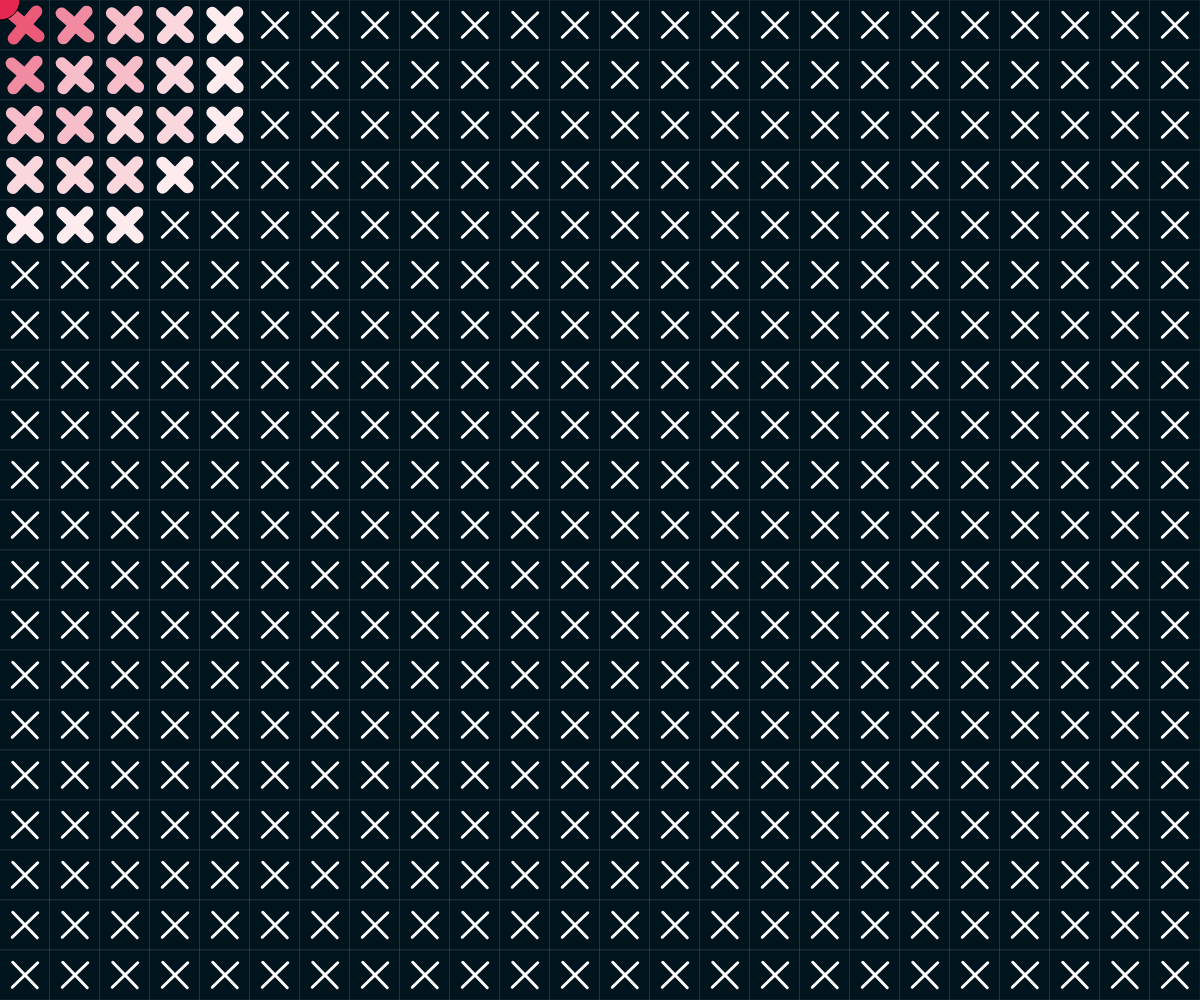
Frame 1 (no input)
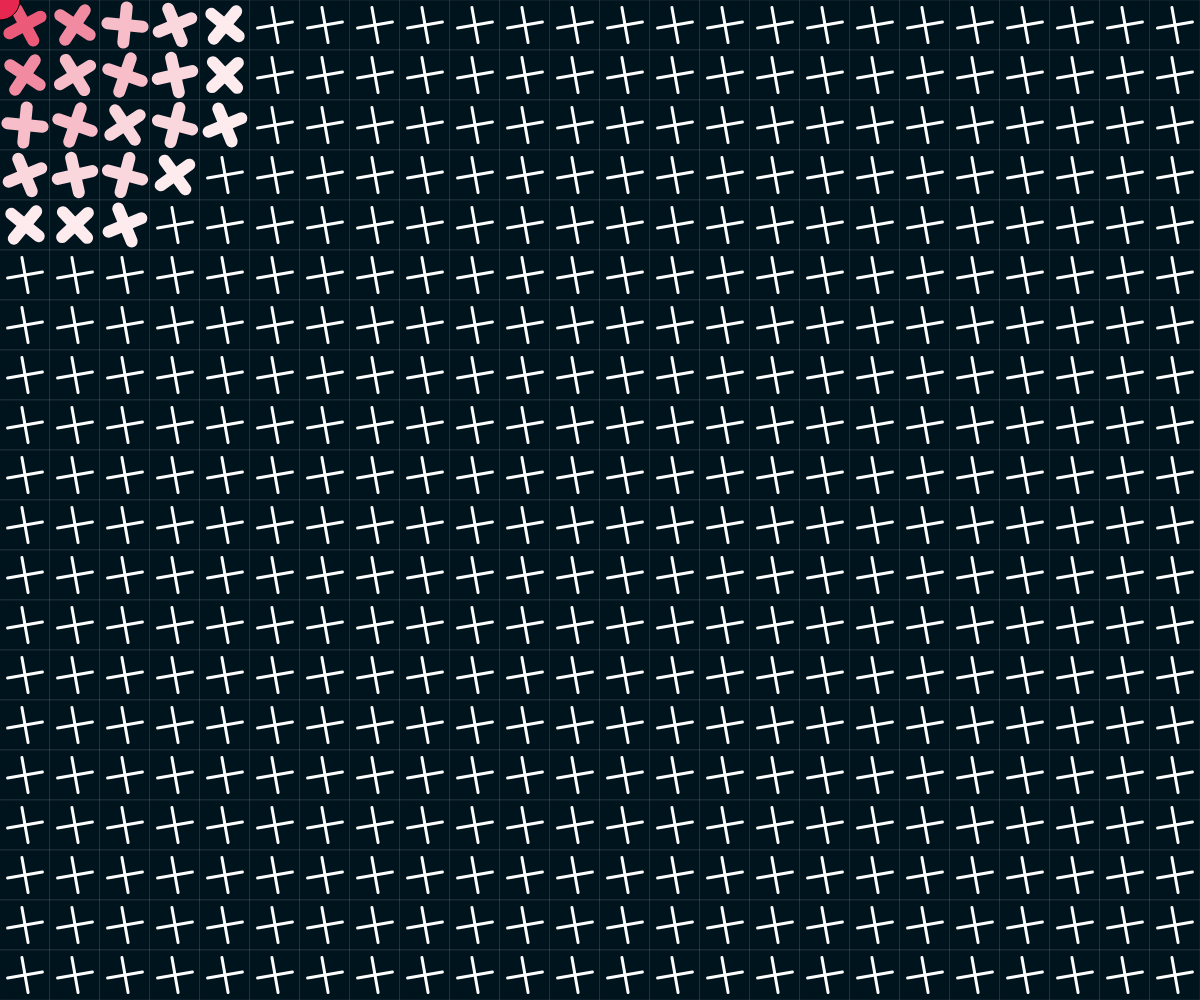
Frame 60 (no input)
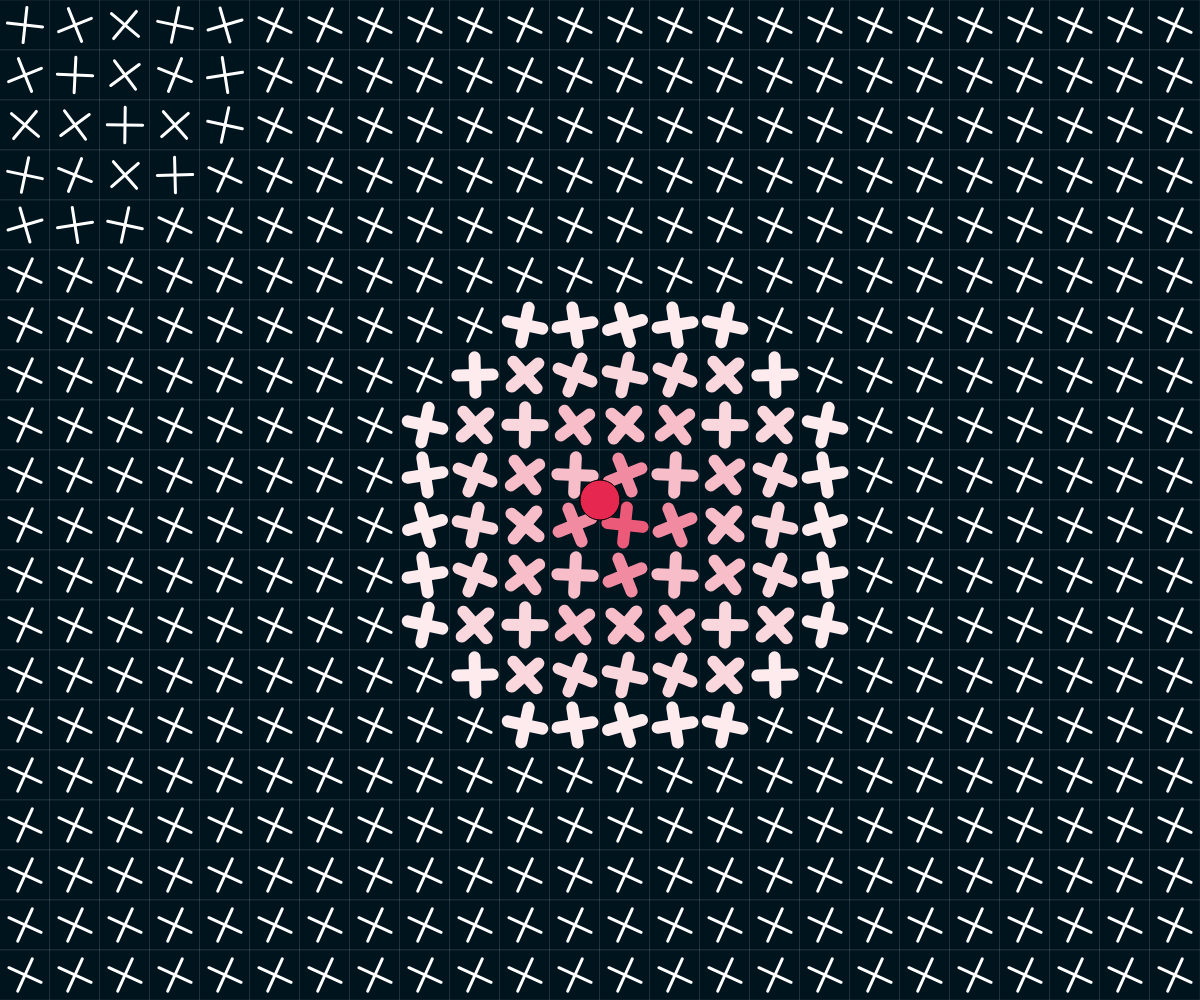
Frame 120 (the mouse pressed at the canvas centre since frame 60)

The p5.js sketch that drew these frames (run headless with seeded random() and noise() and a simulated clock; from frame 60 on, the mouse is pressed at the canvas centre):

// p5.js sketch
// ── sketch.js
// Pia Scharf - 2021

let w;
let h;

let grid;

let colors = [];

function setup() {

  w = windowWidth;
  h = windowHeight;
  createCanvas(w, h);

  colors = [color(253, 235, 238), color(250, 214, 221), color(247, 189, 201), color(241, 139, 161), color(236, 90, 121)];


  grid = new Grid(50);
  let offsetRandom = true;

  if (offsetRandom) {
    mouseX = w / 2 + int(random(-w / 10, w / 10));
    mouseY = h / 2 + int(random(-h / 4, h / 4));
  } else {
    mouseX = w / 2;
    mouseY = h / 2;
  }

}


function draw() {
  background(220);
  grid.estimateAngle();
  grid.displayGrid();
  grid.displayUser();



}



class Grid {

  constructor(l) {
    this.l = l;
    this.quads = [];
    this.initGrid();
    this.userR = w / 30;


  }

  displayUser() {

    push();
    fill(230, 40, 80);
    ellipse(mouseX, mouseY, this.userR);
    pop();

  }

  initGrid() {
    for (let i = 0; i < w / this.l; i++) {
      for (let j = 0; j < h / this.l; j++) {



        let q = new Quad(i * this.l, j * this.l, this.l, this.colors);
        this.quads.push(q);


      }
    }
  }

  estimateAngle() {

    for (let i = 0; i < this.quads.length; i++) {
      let quad = this.quads[i];
      quad.calculateAngle();


    }
  }

  displayGrid() {

    for (let i = 0; i < this.quads.length; i++) {
      let quad = this.quads[i];

      quad.displayQuad();
      quad.lineQuad();
    }
  }
}


class Quad {

  constructor(x, y, l, c) {
    this.x = x;
    this.y = y;
    this.l = l
    this.a = 0.01;
    this.outerR = l * 5;

    this.colors = c;

    this.weight = 3;
    this.colorStroke = (255);

  }


  lineQuad() {


    push();
    translate(this.x, this.y);
    stroke(this.colorStroke);
    strokeWeight(this.weight);
    translate(this.l / 2, this.l / 2);
    rotate(this.a);

    line(-this.l / 4, -this.l / 4, this.l / 4, this.l / 4);
    line(this.l / 4, -this.l / 4, -this.l / 4, this.l / 4);

    pop();

  }

  calculateAngle() {

    let d = int(dist(this.x, this.y, mouseX, mouseY));
    if (d < this.outerR) {
      this.a = this.a + map(d, 0, this.outerR, -0.1, -0.01);
      //this.colorStroke = color(255,0,0);

      let colorCode = int(map(d, 0, this.outerR, colors.length - 1, 0));


      this.colorStroke = colors[colorCode];

      this.weight = 12;
    } else {

      this.a = this.a + 0.01;
      this.colorStroke = (255);
      this.weight = 3;

    }


  }

  displayQuad() {
    //fill(0);
    push();
    translate(this.x, this.y);
    fill(0, 20, 30);
    stroke(255);
    strokeWeight(0.1);
    rect(0, 0, this.l, this.l)

    pop();

  }


}
// ── style.css
html, body {
  margin: 0;
  padding: 0;
}
canvas {
  display: block;
  position: fixed;
  width: 100%;
  top: 0px;
  left : 0px;
}
